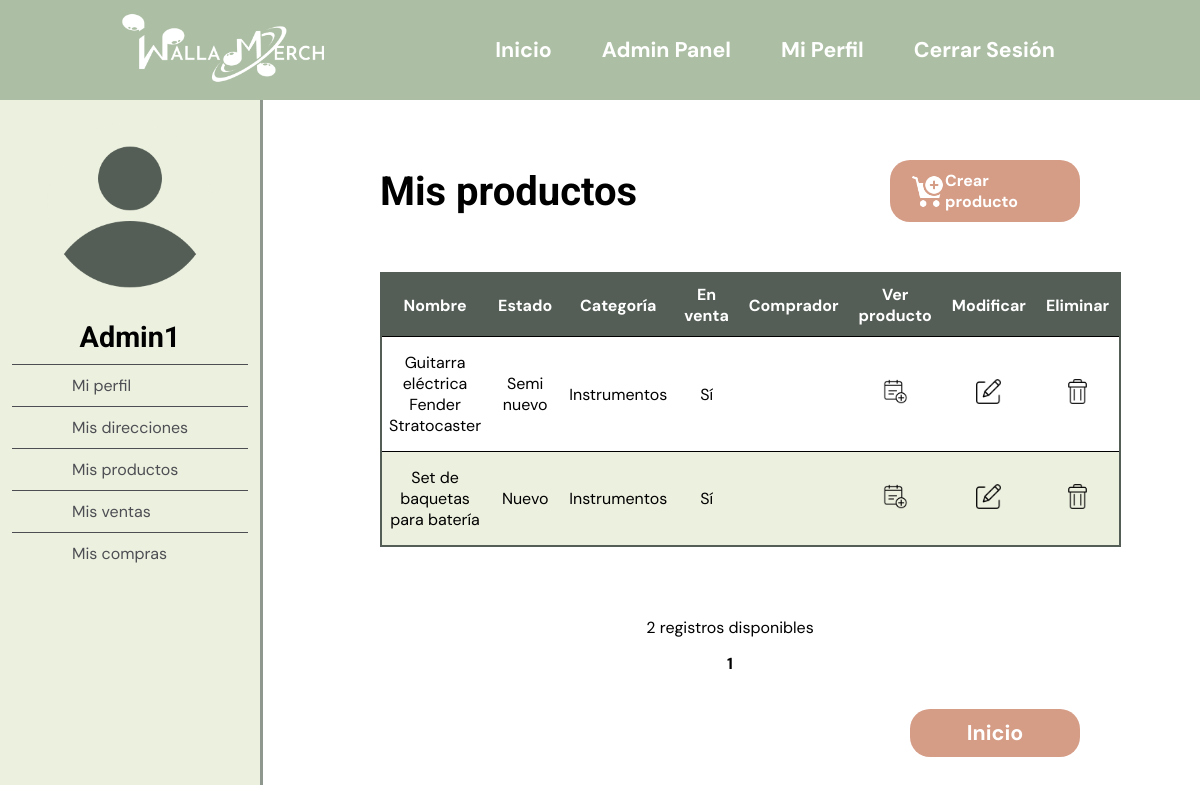
The app's page /php/profile/mis-productos/ver-misProductos.php?id_usuario=1 (signed in) with its own data.
### tables this page shows
create table if not exists usuario(
	id_usuario int auto_increment,
    username varchar(100) unique not null,
    email varchar(100) unique not null,
    pass varchar(100) not null,
    tipo_usuario int not null,
    nombre varchar(100),
    apellido1 varchar(100),
    apellido2 varchar(100),
    fechaRegistro date DEFAULT current_timestamp(),
    PRIMARY KEY (id_usuario)
);

create table if not exists producto(
	id_producto int auto_increment,
    nombre_producto varchar(70) not null,
    descripcion varchar(350) not null,
    imagen longblob,
    precio float not null,
    categoria int not null,
    enventa enum('0', '1'),  
    estado enum('1', '2', '3', '4', '5'),  
    propietario int not null,
    comprador int,
    fecha date DEFAULT current_timestamp(),
    fechaVenta date,
    codigoVenta varchar(12),
    estadoVenta enum('1', '2', '3', '4', '5' ),  
    PRIMARY KEY (id_producto),
    FOREIGN KEY (propietario) REFERENCES usuario(id_usuario) ON DELETE CASCADE,
    FOREIGN KEY (comprador) REFERENCES usuario(id_usuario) ON DELETE SET NULL,
    FOREIGN KEY (categoria) REFERENCES categoria(id_categoria)
);

create table if not exists categoria(
	id_categoria int auto_increment,
    nombre_categoria varchar(100) not null,
    PRIMARY KEY (id_categoria)
);

### php/profile/mis-productos/ver-misProductos.php (called while the page is built, shortened)
<?php
require_once ("../../../database/users-db.php");
require_once ("../../../database/products-db.php");
$productosPorPagina = 10;
$pagina = 1;
$limit = $productosPorPagina;
$offset = ($pagina -1 ) * $productosPorPagina;
if(isset($_GET['id_usuario'])){
    try{
        $currentUser = verUsuario($_GET['id_usuario']);
        $miperfil = "../mi-perfil/my-profile.php?id_usuario=".$_GET['id_usuario'];
        $misdirecciones = "../mis-direcciones/ver-misDirecciones.php?id_usuario=".$_GET['id_usuario'];
        $misproductos = "./ver-misProductos.php?id_usuario=".$_GET['id_usuario'];
        $miscompras = "../mis-compras/ver-misCompras.php?id_usuario=".$_GET['id_usuario'];
        $misventas = "../mis-ventas/ver-misVentas.php?id_usuario=".$_GET['id_usuario'];
    } catch(Exception $e){
        echo "<script type='text/javascript'>alert('Ha habido un error,
        no se han podido cargar los productos. Inténtelo de nuevo de nuevo');</script>";
        header("Refresh:0; url=../mi-perfil/my-profile.php");
    }
}
try {
    $productos = verProductosPorVendedor($currentUser['id_usuario'], $limit, $offset);
    require_once("../../../vistas/mi-perfil/mis-productos/mis-productos.php");
} catch (Exception $e){
    echo "<script type='text/javascript'>alert('Ha habido un error, no se han podido cargar los productos. Inténtelo de nuevo de nuevo');</script>";
    header("Refresh:0; url=../mi-perfil/my-profile.php");
}
?>

### database/users-db.php (called while the page is built, shortened)
<?php
	function verUsuario($id_usuario){
			$query = "SELECT * FROM usuario
								WHERE id_usuario=?";
			$stmt = mysqli_prepare($GLOBALS["con"], $query);
			mysqli_stmt_bind_param($stmt, "i", $id_usuario);
			mysqli_stmt_execute($stmt);
			$result = mysqli_stmt_get_result($stmt);;
			$usuario = mysqli_fetch_array($result);
			return $usuario;
	}
?>

### database/products-db.php (called while the page is built, shortened)
<?php
function verCategoria($id_categoria) {
  $query = "SELECT *
            FROM categoria
            WHERE id_categoria=$id_categoria";
  $result = mysqli_query($GLOBALS["con"], $query);
  $categoria = mysqli_fetch_array($result);
  return $categoria;
}
function verProductosPorVendedor($id_usuario, $limit, $offset){
  $query = "SELECT *
            FROM producto
            WHERE propietario=$id_usuario
            ORDER BY nombre_producto ASC
            LIMIT $limit OFFSET $offset";
  $result = mysqli_query($GLOBALS["con"], $query );
  $productos = array();
  while($row = mysqli_fetch_array($result)){
      $productos[] = $row;
  }
  return $productos;
}
?>

### vistas/mi-perfil/mis-productos/mis-productos.php (the view, shortened to what this page needs)
<!DOCTYPE html>
<html lang="en">
    <head>
        <link rel="stylesheet" href="../../../styles/log-in.css" />
        <link rel="stylesheet" href="../../../styles/navbar.css" />
        <link rel="stylesheet" href="../../../styles/navbar-user.css" />
        <link rel="stylesheet" href="../../../styles/admin-panel.css" />
        <link rel="stylesheet" href="../../../styles/utils.css" />
    </head>
    <body>
        <?php
        require_once ("../../../vistas/navbar.php");
        require_once ("../../../vistas/navbar-user.php");
        ?>
        <main id="main-doc">
            <div class="user-main">
                <h1>Mis productos</h1>
                <a id="add-user" class="boton" href="./crear-misProductos.php" id="adduser">
                    <img src="../../../imgs/add-product.png" alt="Add user" id="adduser-img">
                    Crear producto
                </a>
            </div>
            <div>
                <table class="admin-table">
                    <tr>
                        <th class="th">Nombre</th>
                        <th class="th">Estado</th>
                        <th class="th">Categoría</th>
                        <th class="th">En venta</th>
                        <th class="th">Comprador</th>
                        <th class="th">Ver producto</th>
                        <th class="th tr-icons" >Modificar</th>
                        <th class="th tr-icons">Eliminar</th>
                    </tr>
                <?php
                foreach($productos as $producto){
                    $categoria = verCategoria($producto['categoria']);
                    echo "<tr>
                            <td>".$producto['nombre_producto']."</td>";
                            switch($producto['estado']){
                                case 1:
                                    echo "<td>Nuevo</td>";
                                    break;
                                case 2:
                                    echo "<td>Semi nuevo</td>";
                                    break;
                            }
                            echo "
                            <td>". $categoria['nombre_categoria'] ."</td>";
                            if ($producto['enventa'] == true){
                                echo "<td>Sí</td>";
                            }
                            else{
                                echo "<td>No</td>";
                            }
                            echo "
                            <td>".$producto['comprador']."</td>
                            <td>
                                <a
                                    href='../../productos/detalle-producto.php?id_producto=".$producto['id_producto']."'>
                                    <img src='../../../imgs/moreinfo.png' alt='Más información producto' class='user-tools'>
                                </a
                            </td>
                            <td>
                                <a
                                    href='./modificar-misProductos.php?id_producto=".$producto['id_producto']."'>
                                    <img src='../../../imgs/edit.png' alt='Editar producto' class='user-tools'>
                                </a
                            </td>
                            <td>";
                                    if ($producto['enventa']== true) {
                                        echo "
                                            <a
                                                onClick=\"javascript: return confirm('¿Seguro que quieres borrar este producto?');\"
                                                href='../../admin/productos//borrar_producto.php?id_producto=".$producto['id_producto']."";
                                    }else {
                                        echo "
                                            <a
                                                onClick=\"javascript: alert('Lo sentimos, no puedes eliminar un producto vendido');\"
                                                href='#";
                                    }
                                    echo "
                                    '>
                                    <img src='../../../imgs/delete.png' alt='Eliminar Producto' class='user-tools'>
                                </a
                            </td>
                    </tr>";
                }
                ?>
                </table>
            </div>
            <?php
            require_once ("../../../vistas/utils/paginacion.php");
            ?>
            <div class="div-button">
                <div class="admin-button">
                    <a href='../../productos/home.php'>Inicio</a>
                </div>
            </div>
        </main>
    </body>
</html>

### vistas/navbar-user.php
<nav id="navbar">
  <img src="../../../imgs/avatar.png" alt="Avatar" id="avatar">
  <h2>
    <?php
    if (isset ($_GET['id_usuario'])){
      echo $currentUser['username'];
    }else {
      echo $_SESSION['user'];
    }?>
  </h2>
  <ul>
    <li><a class="nav-link" href="<?php echo $miperfil;?>">Mi perfil</a></li>
    <li><a class="nav-link" href="<?php echo $misdirecciones;?>">Mis direcciones</a></li>
    <li>
      <a class="nav-link" href="<?php echo $misproductos;?>"
        >Mis productos</a
      >
    </li>
    <li>
      <a class="nav-link" href="<?php echo $misventas;?>"
        >Mis ventas</a
      >
    </li>
    <li>
      <a class="nav-link" href="<?php echo $miscompras;?>"
        >Mis compras</a
      >
    </li>
  </ul>
</nav>

### styles/log-in.css (style rules this page uses)
h1 { font-family: "Roboto", sans-serif; font-size: 30pt; padding-bottom: 0px; margin-inline-start: 0px; margin-inline-end: 0px; font-weight: bold; }

### styles/navbar.css (style rules this page uses)
* { padding: 0; margin: 0; font-family: "DM Sans", sans-serif; }
h1, h2, h3, h4, h4, h6 { font-family: "Roboto", sans-serif; }
a { text-decoration: none; }
main { padding: 60px 10%; }

### styles/navbar-user.css (style rules this page uses)
#navbar { position: fixed; min-width: 260px; top: 0px; left: 0px; padding-top: 80px; width: 200px; height: 100%; border-right: solid; background-color: #ecf0df; border-color: rgba(0, 22, 22, 0.4); display: flex; flex-direction: column; align-items: center; }
#avatar { padding: 40px 0px 20px 0px; border-radius: 50%; max-width: 170px; }
#navbar > h2 { color: black; margin: 10px; text-align: center; font-size: 1.8em; font-weight: thin; }
#navbar ul { height: 88%; padding: 0; overflow-y: auto; overflow-x: hidden; }
#navbar li { color: #4d4e53; border-top: 1px solid; list-style: none; position: relative; width: 100%; }
#navbar a { display: block; padding: 10px 60px; color: #4d4e53; text-decoration: none; cursor: pointer; }
#main-doc { margin-left: 260px; display: flex; flex-direction: column; justify-content: center; }

### styles/admin-panel.css (style rules this page uses)
h1 { font-family: "Roboto", sans-serif; font-size: 30pt; padding-bottom: 0px; margin-inline-start: 0px; margin-inline-end: 0px; font-weight: bold; }
.user-main { display: flex; flex-wrap: nowrap; align-items: center; justify-content: space-between; margin: 0px 0px 50px 0px; }
a#add-user { background-color: #d59c86; color: white; text-decoration: none; display: flex; flex-wrap: nowrap; align-items: center !important; justify-content: space-between; width: 150px; padding: 10px 20px; border: none; border-radius: 20px; color: white; font-weight: bold; }
#adduser-img { width: 35px; }
.admin-table { width: 100%; border-collapse: collapse; border: 2px solid #545e56; margin: 0px 0px 50px 0px; }
.admin-table th { padding: 10px; background-color: #545e56; color: white; }
tr:nth-child(odd) { background-color: #ecf0df; }
tr:nth-child(even) { background-color: #fff; }
.admin-table tr { border: 1px solid; padding: 20px; }
.admin-table td { padding: 15px 7px; text-align: center; }
.user-tools { width: 25px; }
.admin-button { width: 150px; }
.div-button { display: flex; align-items: center; justify-content: flex-end; }
.admin-button { background-color: #d59c86; padding: 10px; border: none; border-radius: 20px; color: white; font-size: 16pt; font-weight: bold; text-decoration: none; color: white; text-align: center; }
.admin-button a { color: white; }

### records on screen
usuario: username "Admin1"
producto: nombre_producto "Guitarra eléctrica Fender Stratocaster", estado "Semi nuevo", categoria.nombre_categoria "Instrumentos", enventa "Sí"
producto: nombre_producto "Set de baquetas para batería", estado "Nuevo", categoria.nombre_categoria "Instrumentos", enventa "Sí"

### other values on screen
$conteoPaginas "2"
